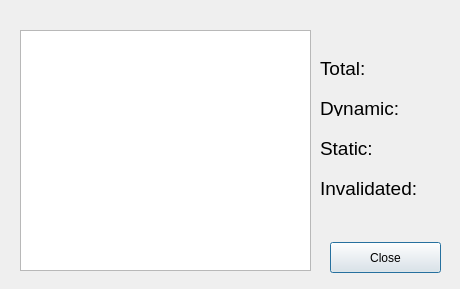
<?xml version="1.0" encoding="UTF-8"?>
<ui version="4.0">
 <class>ARPTable</class>
 <widget class="QDialog" name="ARPTable">
  <property name="geometry">
   <rect>
    <x>0</x>
    <y>0</y>
    <width>460</width>
    <height>289</height>
   </rect>
  </property>
  <property name="windowTitle">
   <string>ARP-Таблица</string>
  </property>
  <widget class="QTextEdit" name="te">
   <property name="geometry">
    <rect>
     <x>20</x>
     <y>30</y>
     <width>291</width>
     <height>241</height>
    </rect>
   </property>
   <property name="readOnly">
    <bool>true</bool>
   </property>
  </widget>
  <widget class="QLabel" name="label">
   <property name="geometry">
    <rect>
     <x>320</x>
     <y>60</y>
     <width>121</width>
     <height>16</height>
    </rect>
   </property>
   <property name="font">
    <font>
     <pointsize>14</pointsize>
    </font>
   </property>
   <property name="text">
    <string>Total:</string>
   </property>
  </widget>
  <widget class="QLabel" name="label_2">
   <property name="geometry">
    <rect>
     <x>320</x>
     <y>100</y>
     <width>121</width>
     <height>16</height>
    </rect>
   </property>
   <property name="font">
    <font>
     <pointsize>14</pointsize>
    </font>
   </property>
   <property name="text">
    <string>Dynamic:</string>
   </property>
  </widget>
  <widget class="QLabel" name="label_3">
   <property name="geometry">
    <rect>
     <x>320</x>
     <y>140</y>
     <width>121</width>
     <height>16</height>
    </rect>
   </property>
   <property name="font">
    <font>
     <pointsize>14</pointsize>
    </font>
   </property>
   <property name="text">
    <string>Static:</string>
   </property>
  </widget>
  <widget class="QLabel" name="label_4">
   <property name="geometry">
    <rect>
     <x>320</x>
     <y>180</y>
     <width>131</width>
     <height>16</height>
    </rect>
   </property>
   <property name="font">
    <font>
     <pointsize>14</pointsize>
    </font>
   </property>
   <property name="text">
    <string>Invalidated:</string>
   </property>
  </widget>
  <widget class="QPushButton" name="pushButton">
   <property name="geometry">
    <rect>
     <x>330</x>
     <y>242</y>
     <width>111</width>
     <height>31</height>
    </rect>
   </property>
   <property name="text">
    <string>Close</string>
   </property>
  </widget>
 </widget>
 <resources/>
 <connections/>
</ui>
